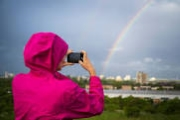
%> input picture Assignment 3/src/and1.jpg, 180 x 120 px
$ octave prac3h.m   (GNU Octave 9; MATLAB toolbox functions it lacks are replaced by stand-ins)
%> lines starting %> are read from the running program, lines starting %| are printed output that depends on the picture
%Water Marking using EX-OR operation bitwise
clear

img1 = imread("src\and1.jpg");
%> img1 is the input picture: size 120x180x3 uint8; mean R, G, B 144.7, 111.9, 137.7
img2 = imread("src\and2.jpg");
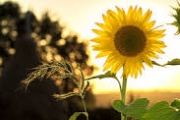
%> input picture Assignment 3/src/and2.jpg, 180 x 120 px
%> img2 is the input picture: size 120x180x3 uint8; mean R, G, B 146.5, 129.1, 79.4

temp1 = bitxor(img1,img2);
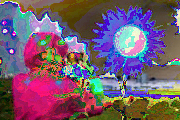
%> temp1: size 120x180x3 uint8; mean R, G, B 117.6, 90.8, 111.4
img3 = im2uint8(temp1);

figure('name','Water Marking using EX-OR operation bitwise','NumberTitle','off');

subplot(1,3,1)
imshow(img1);
title('Input 1')

subplot(1,3,2)
imshow(img2);
title('Input 2')

subplot(1,3,3)
imshow(img3);
title('Output(Bitwise XOR)')
